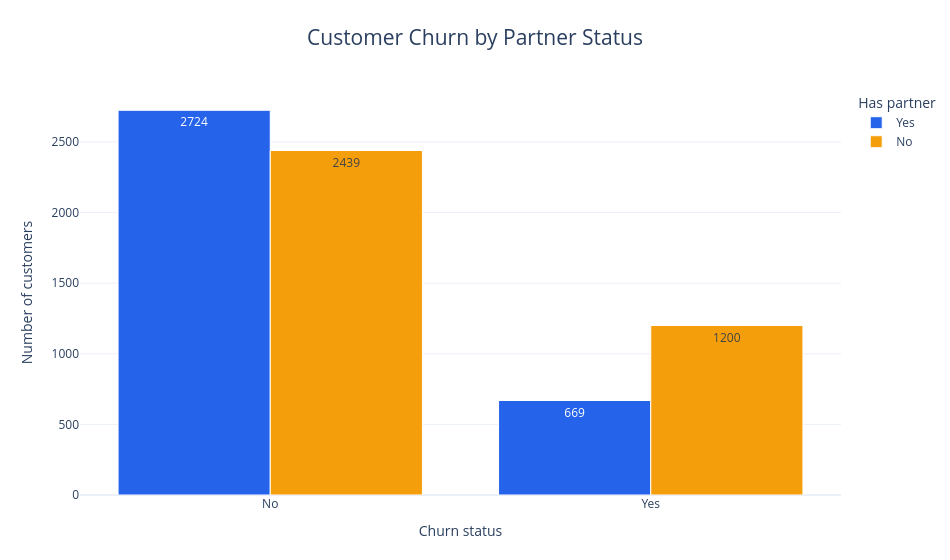

Notebook code cell kept with this figure:
### Markdown cell above
### Partner status and churn

This chart compares churn counts for customers who have a partner and customers who do not.

### Code cell
color_map = {"Yes": "#2563EB", "No": "#F59E0B"}
fig = px.histogram(
    df, x="Churn", color="Partner", barmode="group",
    category_orders={"Churn": ["No", "Yes"]},
    color_discrete_map=color_map, text_auto=True,
    title="Customer Churn by Partner Status"
)
fig.update_traces(marker_line_color="white", marker_line_width=1,
                  hovertemplate="Churn: %{x}<br>Partner: %{fullData.name}<br>Customers: %{y:,}<extra></extra>")
fig.update_layout(template="plotly_white", width=950, height=560,
                  title=dict(x=0.5, xanchor="center", font=dict(size=21)),
                  xaxis_title="Churn status", yaxis_title="Number of customers",
                  legend_title="Has partner", bargap=0.2, margin=dict(t=90, b=65))
fig.show()

### Figure 1 — Plotly figure (JSON) as saved in the notebook; plotly's stock layout.template omitted (floating-point values rounded to 4 significant figures; data arrays with more than 128 entries replaced by an {"elided": "..."} marker saying what was removed)
{"data": [{"alignmentgroup": "True", "bingroup": "x", "hovertemplate": "Churn: %{x}<br>Partner: %{fullData.name}<br>Customers: %{y:,}<extra></extra>", "legendgroup": "Yes", "marker": {"color": "#2563EB", "line": {"color": "white", "width": 1}, "pattern": {"shape": ""}}, "name": "Yes", "offsetgroup": "Yes", "orientation": "v", "showlegend": true, "texttemplate": "%{value}", "type": "histogram", "x": {"elided": "3393 str values"}, "xaxis": "x", "yaxis": "y"}, {"alignmentgroup": "True", "bingroup": "x", "hovertemplate": "Churn: %{x}<br>Partner: %{fullData.name}<br>Customers: %{y:,}<extra></extra>", "legendgroup": "No", "marker": {"color": "#F59E0B", "line": {"color": "white", "width": 1}, "pattern": {"shape": ""}}, "name": "No", "offsetgroup": "No", "orientation": "v", "showlegend": true, "texttemplate": "%{value}", "type": "histogram", "x": {"elided": "3639 str values"}, "xaxis": "x", "yaxis": "y"}], "layout": {"bargap": 0.2, "barmode": "group", "height": 560, "legend": {"title": {"text": "Has partner"}, "tracegroupgap": 0}, "margin": {"b": 65, "t": 90}, "title": {"font": {"size": 21}, "text": "Customer Churn by Partner Status", "x": 0.5, "xanchor": "center"}, "width": 950, "xaxis": {"anchor": "y", "categoryarray": ["No", "Yes"], "categoryorder": "array", "domain": [0, 1], "title": {"text": "Churn status"}}, "yaxis": {"anchor": "x", "domain": [0, 1], "title": {"text": "Number of customers"}}}}
